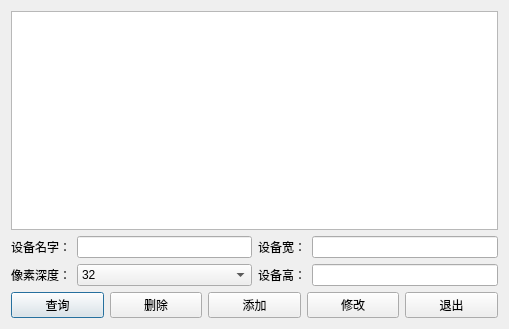
<?xml version="1.0" encoding="UTF-8"?>
<ui version="4.0">
 <class>LcdConfig</class>
 <widget class="QDialog" name="LcdConfig">
  <property name="geometry">
   <rect>
    <x>0</x>
    <y>0</y>
    <width>509</width>
    <height>329</height>
   </rect>
  </property>
  <property name="windowTitle">
   <string>显示屏模拟数据</string>
  </property>
  <layout class="QGridLayout" name="gridLayout">
   <item row="0" column="0">
    <layout class="QVBoxLayout" name="verticalLayout_3">
     <item>
      <widget class="QTableView" name="tableView">
       <property name="textElideMode">
        <enum>Qt::ElideMiddle</enum>
       </property>
      </widget>
     </item>
     <item>
      <layout class="QHBoxLayout" name="horizontalLayout_5">
       <item>
        <layout class="QVBoxLayout" name="verticalLayout">
         <item>
          <layout class="QHBoxLayout" name="horizontalLayout_2">
           <item>
            <widget class="QLabel" name="label">
             <property name="text">
              <string>设备名字：</string>
             </property>
            </widget>
           </item>
           <item>
            <widget class="QLineEdit" name="nameEdit"/>
           </item>
          </layout>
         </item>
         <item>
          <layout class="QHBoxLayout" name="horizontalLayout">
           <item>
            <widget class="QLabel" name="label_3">
             <property name="text">
              <string>像素深度：</string>
             </property>
            </widget>
           </item>
           <item>
            <widget class="QComboBox" name="perlbits_cbb">
             <property name="sizePolicy">
              <sizepolicy hsizetype="Expanding" vsizetype="Fixed">
               <horstretch>0</horstretch>
               <verstretch>0</verstretch>
              </sizepolicy>
             </property>
             <item>
              <property name="text">
               <string>32</string>
              </property>
             </item>
             <item>
              <property name="text">
               <string>24</string>
              </property>
             </item>
             <item>
              <property name="text">
               <string>16</string>
              </property>
             </item>
             <item>
              <property name="text">
               <string>8</string>
              </property>
             </item>
            </widget>
           </item>
          </layout>
         </item>
        </layout>
       </item>
       <item>
        <layout class="QVBoxLayout" name="verticalLayout_2">
         <item>
          <layout class="QHBoxLayout" name="horizontalLayout_3">
           <item>
            <widget class="QLabel" name="label_2">
             <property name="text">
              <string>设备宽：</string>
             </property>
            </widget>
           </item>
           <item>
            <widget class="QLineEdit" name="resxEdit"/>
           </item>
          </layout>
         </item>
         <item>
          <layout class="QHBoxLayout" name="horizontalLayout_4">
           <item>
            <widget class="QLabel" name="label_4">
             <property name="text">
              <string>设备高：</string>
             </property>
            </widget>
           </item>
           <item>
            <widget class="QLineEdit" name="resyEdit"/>
           </item>
          </layout>
         </item>
        </layout>
       </item>
      </layout>
     </item>
     <item>
      <layout class="QHBoxLayout" name="horizontalLayout_6">
       <item>
        <widget class="QPushButton" name="selectBt">
         <property name="text">
          <string>查询</string>
         </property>
        </widget>
       </item>
       <item>
        <widget class="QPushButton" name="deleteBt">
         <property name="text">
          <string>删除</string>
         </property>
        </widget>
       </item>
       <item>
        <widget class="QPushButton" name="addBt">
         <property name="text">
          <string>添加</string>
         </property>
        </widget>
       </item>
       <item>
        <widget class="QPushButton" name="updateBt">
         <property name="text">
          <string>修改</string>
         </property>
        </widget>
       </item>
       <item>
        <widget class="QPushButton" name="quitBt">
         <property name="text">
          <string>退出</string>
         </property>
        </widget>
       </item>
      </layout>
     </item>
    </layout>
   </item>
  </layout>
 </widget>
 <layoutdefault spacing="6" margin="11"/>
 <resources/>
 <connections/>
</ui>
